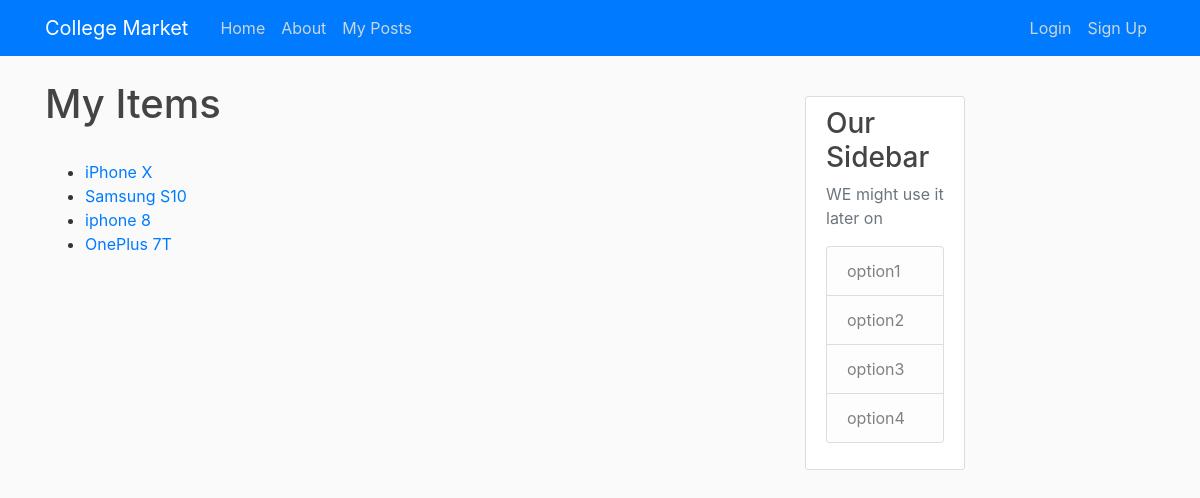
Page /post/ on the earlier database version.
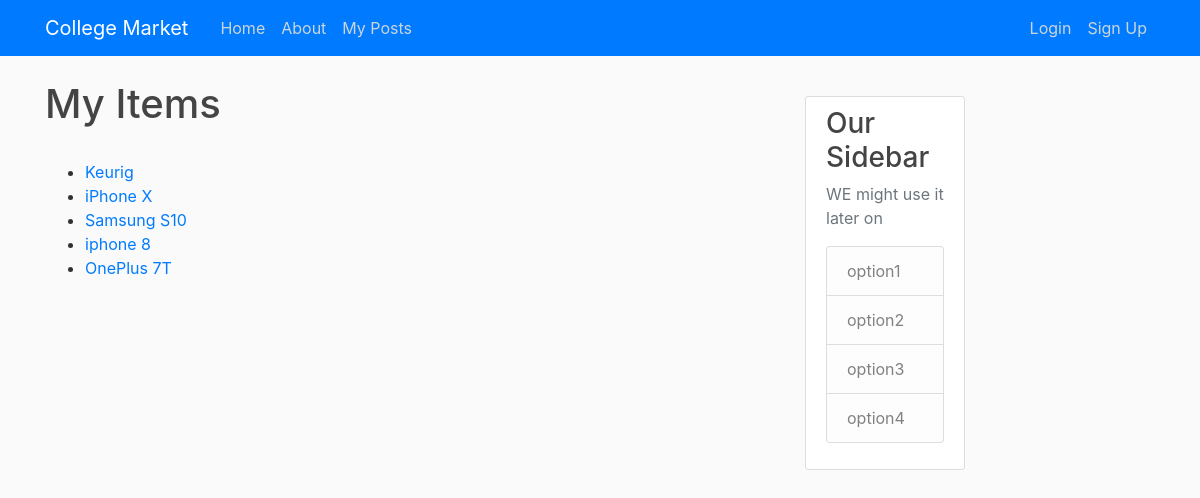
Same page on the later database version.
### posts/models.py (models this page shows, shortened)
class Post(models.Model):
    title = models.CharField(max_length=255)
    body = models.TextField(null=True)
    slug = models.SlugField(null=False, unique=True)
    updated_on = models.DateTimeField(auto_now= True)
    created_on = models.DateTimeField(auto_now_add=True, null=True)
    category = models.IntegerField(choices=CATEGORY, default=0)
    cover = models.ImageField(upload_to='media/images/', null=True, blank=True)
    condition = models.IntegerField(choices=CONDITION , default = 4)
    price = models.FloatField(null=True ,blank=True)
    class Meta:
        ordering = ['-created_on']
    def get_absolute_url(self):
        return reverse('post_detail', kwargs={'slug': self.slug})

### posts/views.py (the view)
# urls.py: path('', PostListView.as_view(), name='post_list'),
class PostListView(ListView):
    model = Post
    template_name = 'home_page/post_list.html'

### templates/home_page/post_list.html
{% extends 'home_page/base.html' %}
{% block content1 %}
<h1>My Items</h1>
<br>
{% for post in object_list %}
  <ul>
    <li><a href="{{ post.get_absolute_url }}">{{ post.title }}</a></li>
  </ul>
{% endfor %}
{% endblock %}

### templates/home_page/base.html (shortened to what this page needs)
{% load static %}
<!DOCTYPE html>
<html>
<head>
    <link rel="stylesheet" href="https://maxcdn.bootstrapcdn.com/bootstrap/4.0.0/css/bootstrap.min.css">
	<link rel="stylesheet" type="text/css" href="{% static 'home/main.css' %}">
</head>
<body>
	<header class="site-header">
	  <nav class="navbar navbar-expand-md navbar-dark bg-primary fixed-top">
		<div class="container">
		  <a class="navbar-brand mr-4" href="{% url 'home-home' %}">College Market</a>
		  <div class="collapse navbar-collapse" id="navbarToggle">
			<div class="navbar-nav mr-auto">
			  <a class="nav-item nav-link" href="{% url 'home-home' %}">Home</a>
			  <a class="nav-item nav-link" href="{% url 'home-about' %}">About</a>
        <a class="nav-item nav-link" href="{% url 'post_list' %}">My Posts</a>
			</div>
			<div class="navbar-nav">
			  <a class="nav-item nav-link" href="{% url 'login' %}">Login</a>
			  <a class="nav-item nav-link" href="{% url 'signup' %}">Sign Up</a>
			</div>
		  </div>
		</div>
	  </nav>
	</header>
	<main role="main" class="container">
	  <div class="row">
		<div class="col-md-8">
      {% block content1 %}{% endblock %}
		</div>
		<div class="col-md-2 mt-3 left">
		  <div class="content-section">
			<h3>Our Sidebar</h3>
			<p class='text-muted'>WE might use it later on
			  <ul class="list-group">
				<li class="list-group-item list-group-item-light" href="#">option1</li>
				<li class="list-group-item list-group-item-light">option2</li>
				<li class="list-group-item list-group-item-light">option3</li>
				<li class="list-group-item list-group-item-light">option4</li>
			  </ul>
			</p>
		  </div>
		</div>
	  </div>
	</main>
</body>
</html>

### home_page/static/home/main.css (style rules this page uses)
body { background: #fafafa; color: #333333; margin-top: 5rem; }
h1, h2, h3, h4, h5, h6 { color: #444444; }
ul { margin: 0; }
.site-header .navbar-nav .nav-link { color: #cbd5db; }
.content-section { background: #ffffff; padding: 10px 20px; border: 1px solid #dddddd; border-radius: 3px; margin-bottom: 20px; }

Differences in the rows shown:
added Post: title "Keurig"
